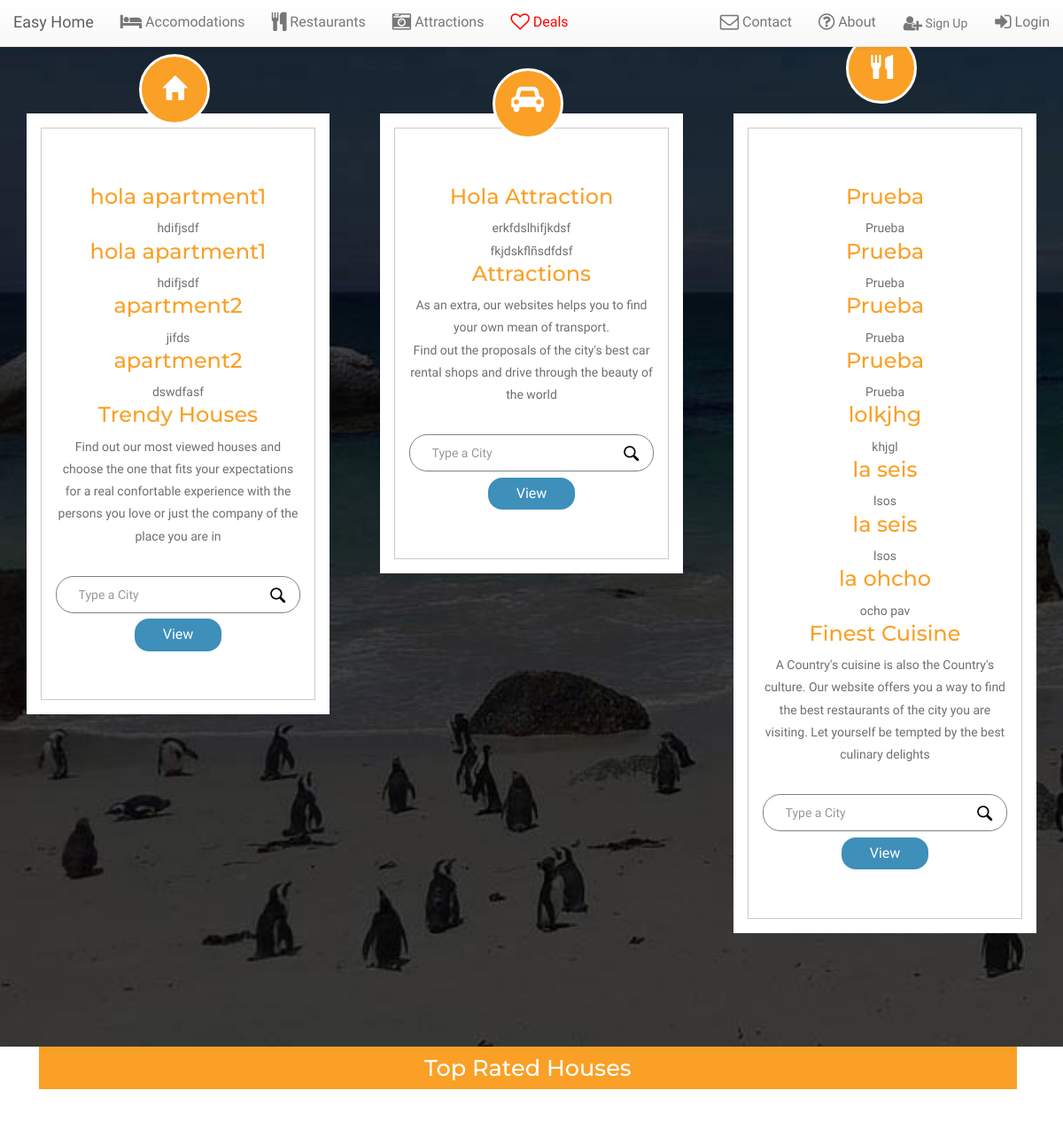
The app's page / (upper part), older data.
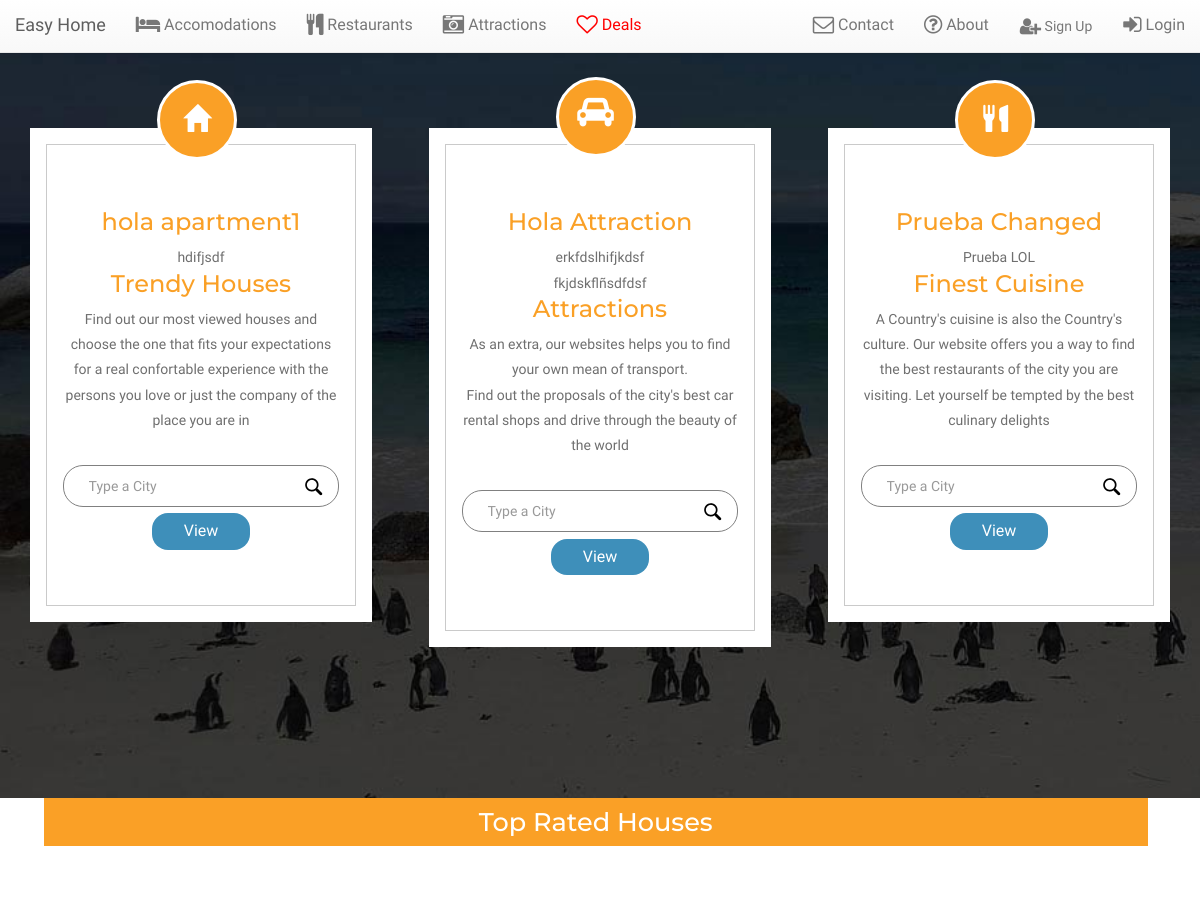
The same page, newer data.
### backend/models.py (models this page shows)
class Apartments(models.Model):
	author = models.ForeignKey('auth.User')
	title = models.CharField(max_length=200)
	text = models.TextField()
	created_date = models.DateTimeField(
			default=timezone.now)
	published_date = models.DateTimeField(
			blank=True, null=True)

class Attractions(models.Model):
	author = models.ForeignKey('auth.User')
	title = models.CharField(max_length=200)
	text = models.TextField()
	created_date = models.DateTimeField(
			default=timezone.now)
	published_date = models.DateTimeField(
			blank=True, null=True)

class Restaurants(models.Model):
	author = models.ForeignKey('auth.User')
	title = models.CharField(max_length=200)
	text = models.TextField()
	created_date = models.DateTimeField(
			default=timezone.now)
	published_date = models.DateTimeField(
			blank=True, null=True)

### frontend/views.py (the view)
# urls.py: url(r'^$', views.frontend_home, name='frontend_home'),
def frontend_home(request):
	restaurants = Restaurants.objects.filter(published_date__lte=timezone.now()).order_by('published_date')
	attractions = Attractions.objects.filter(published_date__lte=timezone.now()).order_by('published_date')
	apartments = Apartments.objects.filter(published_date__lte=timezone.now()).order_by('published_date')
	return render(request, 'frontend/home.html', {'restaurants': restaurants, 'attractions': attractions, 'apartments':apartments})

### frontend/templates/frontend/home.html (shortened to what this page needs)
{% extends 'frontend/index.html' %}
{% load staticfiles %}
{% block content %}
<div class="contant">
	<div class="container">
		<div class="contant-main">
			  <div class="col-md-4 content-grid-1 bg-one">
			  	<div class="content-grid-text">
			  		{% for apartment in apartments %}
						<h3>{{ apartment.title }}</h3>
						<p>{{ apartment.text|linebreaksbr }}</p>
					{% endfor %}
			  		<h3>Trendy Houses</h3>
			  		<p> Find out our most viewed houses and choose the one that fits your expectations for a real confortable experience with the persons you love or just the company of the place you are in</p>
			  		 <div class=" ser-grid">
		   				<a href="#" class="hi-icon hi-icon-archive glyphicon glyphicon-home"> </a>
		   			  </div>
			  		<div class="contant-bwn">
							<div class="search-wrapper">
								<input type="text" value="Type a City" class="search-field" onfocus="this.value = '';" onblur="if (this.value == '') {this.value = 'Type a City';}"/>
								<input type="submit" class="search-img" value="">
							</div>
			  			<a href="single.html" class="button push">View</a>
			  		</div>
			  	</div>
			  </div>
			  <div class="col-md-4 content-grid-1 bg-two">
			  	<div class="content-grid-text">
			  		{% for attraction in attractions %}
						<h3>{{ attraction.title }}</h3>
						<p>{{ attraction.text|linebreaksbr }}</p>
					{% endfor %}
			  		<h3>Attractions</h3>
			  		<p> As an extra, our websites helps you to find your own mean of transport. <br>Find out the proposals of the city's best car rental shops and drive through the beauty of the world<br></p>
			  		<div class=" ser-grid">
		   				<a href="#" class="hi-icon hi-icon-archive glyphicon"><i class="fa fa-car fa-2x" style="icon"aria-hidden="true"></i></a>
		   			  </div>
							<div class="contant-bwn">
								<div class="search-wrapper">
									<input type="text" value="Type a City" class="search-field" onfocus="this.value = '';" onblur="if (this.value == '') {this.value = 'Type a City';}"/>
									<input type="submit" class="search-img" value="">
								</div>
				  			<a href="single.html" class="button push">View</a>
				  		</div>
			  	</div>
			  </div>
			  <div class="col-md-4 content-grid-3 bg-three">
			  	<div class="content-grid-text">
	  				{% for restaurant in restaurants %}
						<h3>{{ restaurant.title }}</h3>
						<p>{{ restaurant.text|linebreaksbr }}</p>
					{% endfor %}
			  		<h3>Finest Cuisine</h3>
			  		<p> A Country's cuisine is also the Country's culture. Our website offers you a way to find the best restaurants of the city you are visiting. Let yourself be tempted by the best culinary delights</p>
			  		<div class="ser-grid">
		   				<a href="#" class="hi-icon hi-icon-archive glyphicon glyphicon-cutlery"> </a>
		   			  </div>
			  		<div class="contant-bwn">
							<div class="search-wrapper">
								<input type="text" value="Type a City" class="search-field" onfocus="this.value = '';" onblur="if (this.value == '') {this.value = 'Type a City';}"/>
								<input type="submit" class="search-img" value="">
							</div>
							<a href="single.html" class="button push">View</a>
			  		</div>
			  	</div>
			  </div>
			</div>
		</div>
</div>
<div class="feature-grid">
	<div class="container">
		<div class="feature-grid-main">
			<h5>Top Rated Houses</h5>
	</div>
</div>
</div>
{% endblock %}

Row changes from the older to the newer data that the page shows:
removed Apartments: title "hola apartment1", text "hdifjsdf"
removed Apartments: title "apartment2", text "jifds"
removed Apartments: title "apartment2", text "dswdfasf"
removed Restaurants: title "Prueba", text "Prueba"
removed Restaurants: title "Prueba", text "Prueba"
removed Restaurants: title "Prueba", text "Prueba"
removed Restaurants: title "lolkjhg", text "khjgl"
removed Restaurants: title "la seis", text "lsos"
removed Restaurants: title "la seis", text "lsos"
removed Restaurants: title "la ohcho", text "ocho pav"
changed Restaurants: title "Prueba" → "Prueba Changed"; text "Prueba" → "Prueba LOL"
